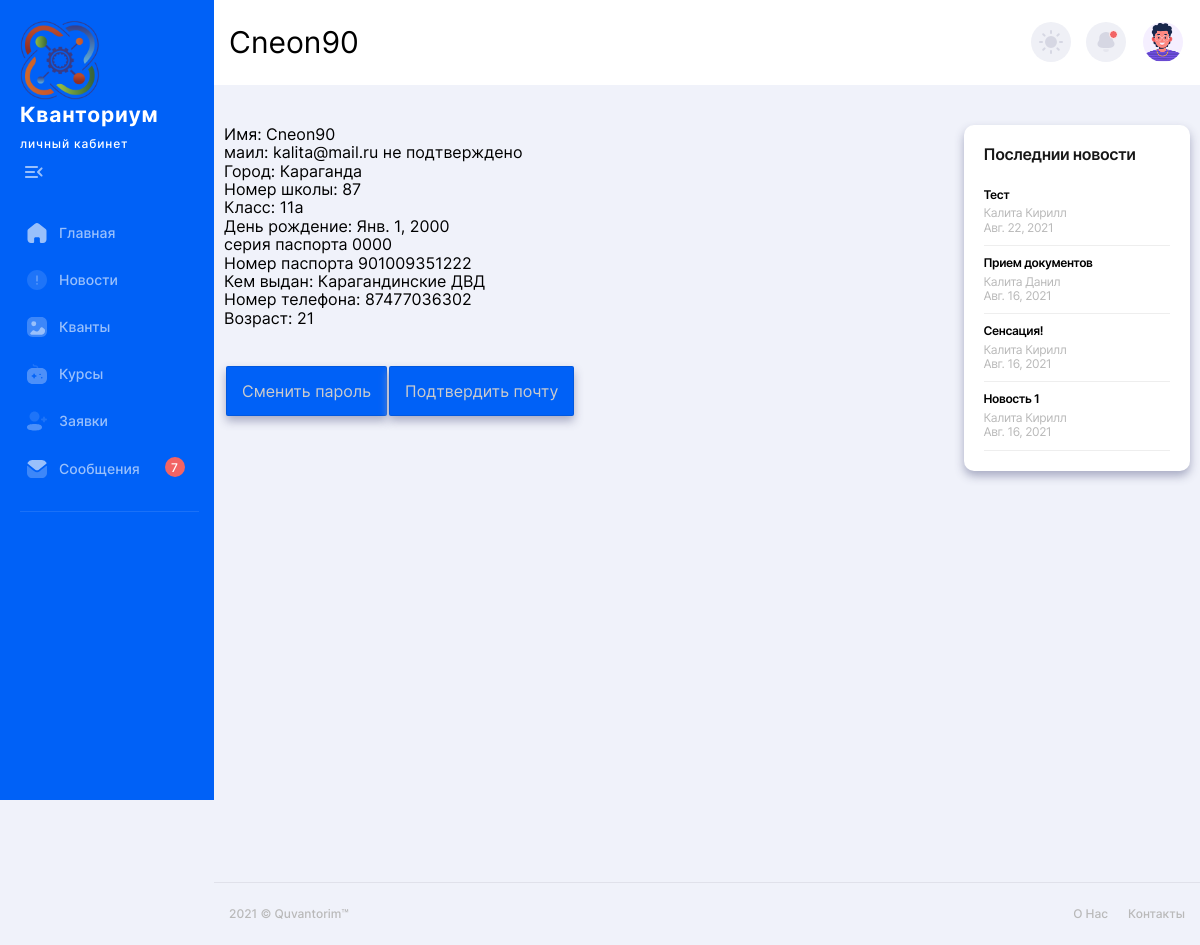
/profile/Cneon90, run on the app's committed database.
### manager/models.py (models this page shows, shortened)
class Profile(models.Model):
    user = models.OneToOneField(User, on_delete=models.CASCADE) #Привязываем к модели юзер
    Passport_series = models.CharField(max_length=10, blank=True)
    Passport_number = models.CharField(max_length=40, blank=True)
    Passport_received = models.CharField(max_length=60, blank=True)
    Location = models.CharField(max_length=30, blank=True)
    School_name = models.CharField(max_length=60, blank=True)
    School_class= models.CharField(max_length=10, blank=True)
    Birth_date = models.DateField(null=True, blank=True)
    Phone = models.CharField(max_length=30, blank=True)
    Status = models.CharField(max_length=10, blank=True)
    id_stepik = models.CharField(max_length=10, blank=True)

class novelty(models.Model):
    name = models.CharField(max_length=30, blank=True)
    heading = models.CharField(max_length=30, blank=True)
    body = models.TextField()
    data = models.DateField(null=True, blank=True)
    time =  models.TimeField(null=True, blank=True)

### manager/views.py (the view)
# urls.py: path('profile/<name>', views.myprofile, name='myprofile'),                  #
def myprofile(request,name):
    data={}
    data.update(init_news(request))
    data['user'] = User.objects.get(username=name)
    try:
        data['age'] = calculate_age(data['user'].profile.Birth_date)
    except:
        data['age'] = "Не указан заранее"
    return render(request, 'manager/home/myprofile.html', data)

### manager/functional.py (called while the page is built)
def init_news(request):
    datas={}
    datas['new'] = novelty.objects.all().order_by('-data').order_by('-time')[:settings.NEWS_COLUMN]
    datas['admins'] = request.user.has_perm('manager.can_admins')
    datas['exit'] = request.user.is_authenticated
    return datas

def calculate_age(born):
    today = date.today()
    if born == '':
        return "Не указан"
    return today.year - born.year - ((today.month, today.day) < (born.month, born.day))

### templates/manager/home/myprofile.html (shortened to what this page needs)
{% extends "manager/main.html" %}
{% block bar %}
  {% if user.is_authenticated %}   sidebar {% else %}  sidebarno {% endif %}
{% endblock %}
{% block namepage %}
      {{ user.username }}
{% endblock %}
{% block content %}
    <main class="main users chart-page" id="skip-target">
      <div class="container">
        <div class="row">
          <div class="col-lg-9">
              <div class="text">
                  <div class="text">
                          Имя:      {{ user.username }} <br>
                          маил:  {{ user.email }} не подтверждено<br>
                          Город: {{ user.profile.Location }}<br>
                          Номер школы: {{ user.profile.School_name }}<br>
                          Класс: {{ user.profile.School_class }}<br>
                          День рождение: {{ user.profile.Birth_date }}<br>
                          серия паспорта     {{ user.profile.Passport_series }}<br>
                          Номер паспорта     {{ user.profile.Passport_number }}<br>
                          Кем выдан:     {{ user.profile.Passport_received }}<br>
                          Номер телефона: {{ user.profile.Phone }}<br>
                          Возраст: {{ age }}
                        <br>
                        <br>
                        <br>
              </div>
              </div>
              <div class="text">
               <table>
                            <tr>
                                <td class="names2"> <a href="{% url 'repassword' %}"> Сменить пароль </a> </td>
                                <td class="names2"> Подтвердить почту</td>
                            </tr>
                  </table>
              </div>
          </div>
          <div class="col-lg-3">
               {% include 'manager/news/show_news.html' %}
          </div>
        </div>
      </div>
    </main>
{% endblock %}

### templates/manager/news/show_news.html (shortened to what this page needs)
     <article class="white-block">
              <div class="top-cat-title">
                <h3>Последнии новости </h3>
              </div>
              <ul class="top-cat-list">
                  {% for news in new %}
                <li>
                  <a href="{% url 'new_post' news.id %}">
                    <div class="top-cat-list__title">
                     {{ news.heading }}
                    </div>
                    <div class="top-cat-list__subtitle">
                       {{ news.name }} <br>
                      {{ news.data }}
                    </div>
                  </a>
                  {% endfor %}
              </ul>
            </article>

### data on the page
novelty: heading "Тест", name "Калита Кирилл", data "Авг. 22, 2021"
novelty: heading "Прием документов", name "Калита Данил", data "Авг. 16, 2021"
novelty: heading "Сенсация!", name "Калита Кирилл", data "Авг. 16, 2021"
novelty: heading "Новость 1", name "Калита Кирилл", data "Авг. 16, 2021"

### other printed values
{{ user.username }} "Cneon90"
{{ user.email }} "kalita@mail.ru"
{{ user.profile.Location }} "Караганда"
{{ user.profile.School_name }} "87"
{{ user.profile.School_class }} "11а"
{{ user.profile.Birth_date }} "Янв. 1, 2000"
{{ user.profile.Passport_series }} "0000"
{{ user.profile.Passport_number }} "901009351222"
{{ user.profile.Passport_received }} "Карагандинские ДВД"
{{ user.profile.Phone }} "87477036302"
{{ age }} "21"
